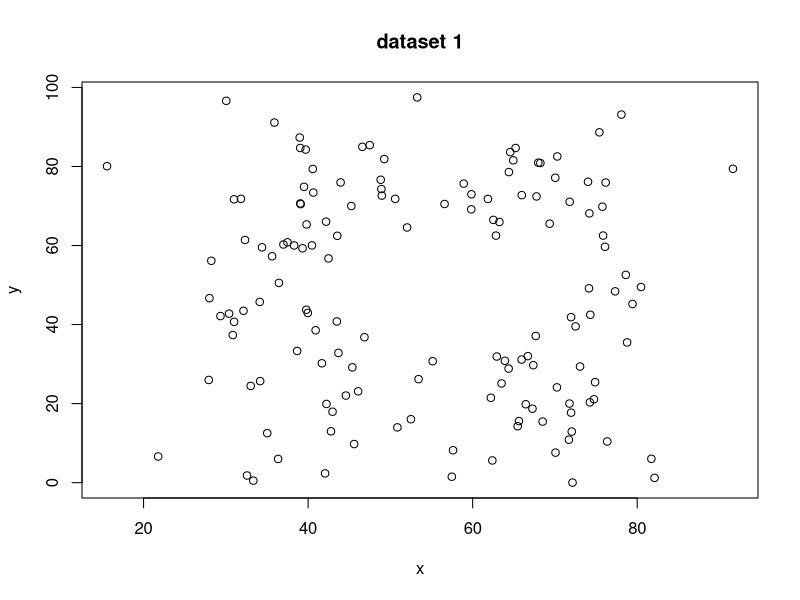
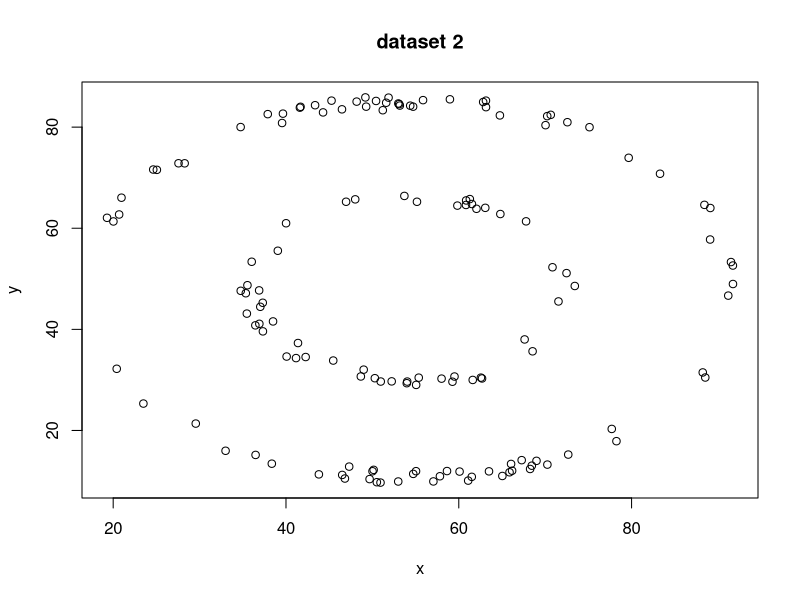
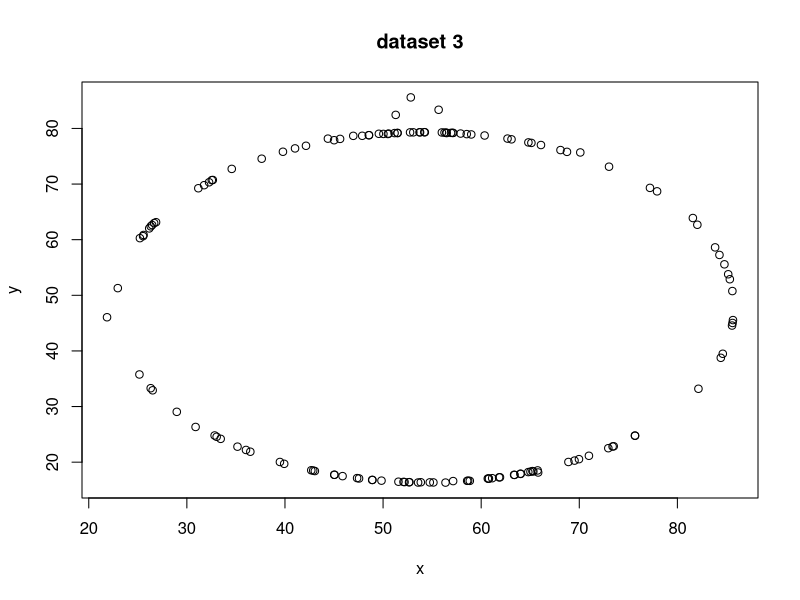
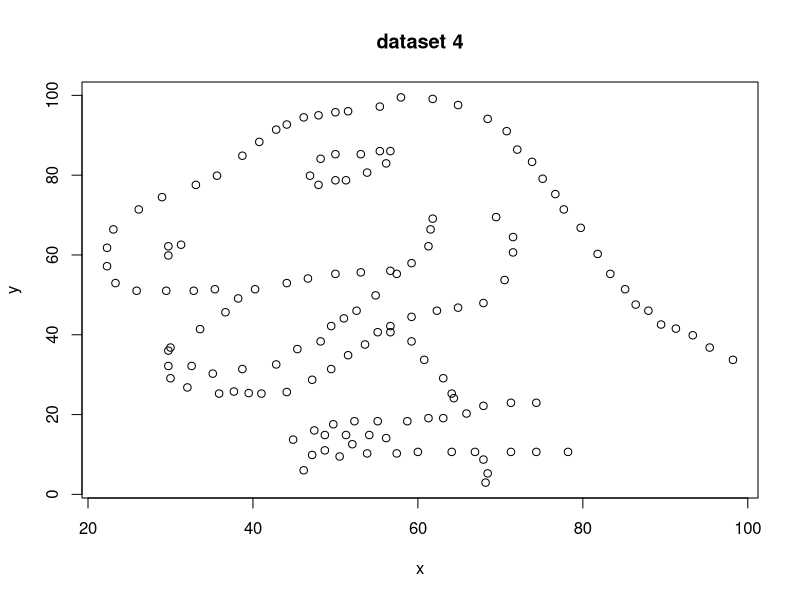
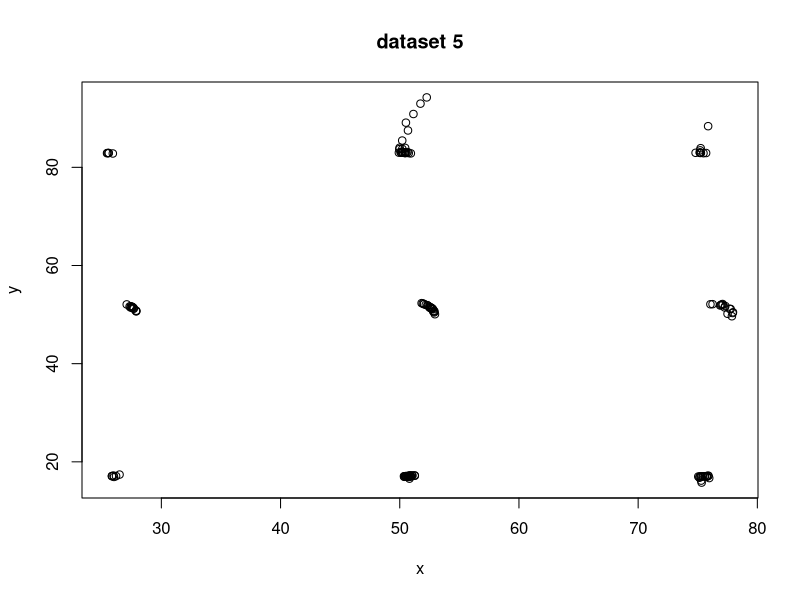
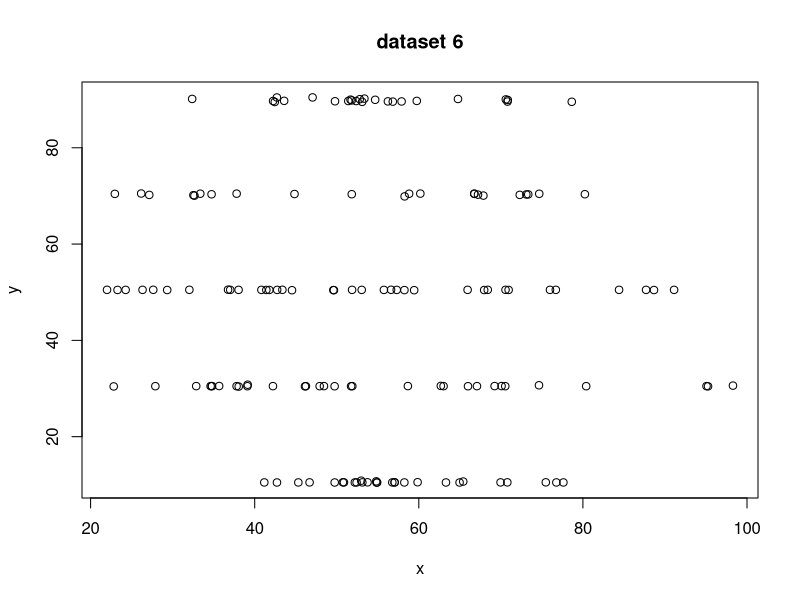
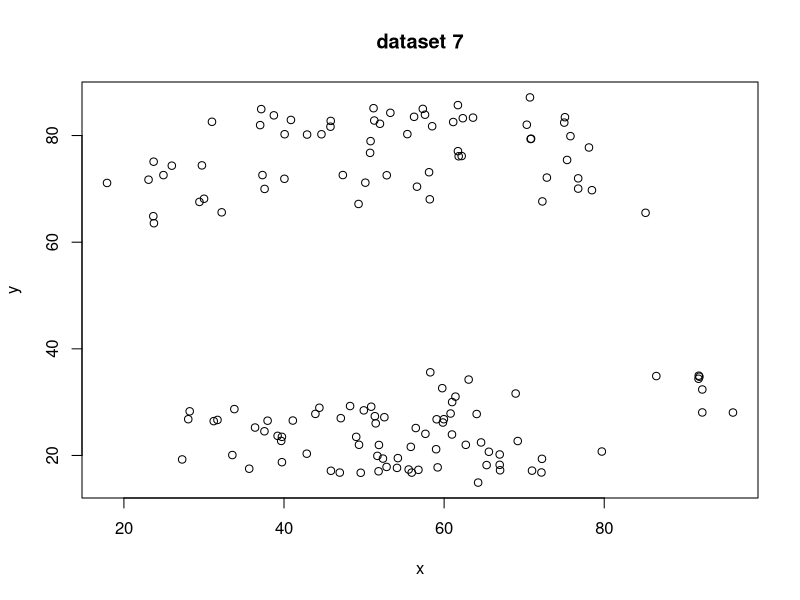
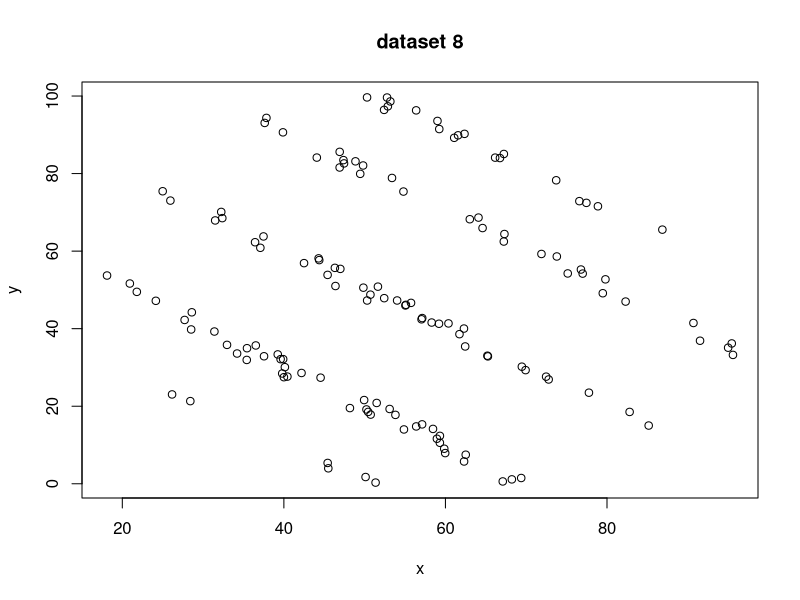

Here is the R script that generated these plots, in order:
## ---- chunk 1

library(foreign)
library(dplyr)

get_dataset <- function(all_data, n) {
  r <- all_data %>%
    filter(dataset == n) %>%
    select(x,y)
  return(r)
}

data <- read.csv("datasaurus.csv", sep=";")

datasets <- c(1,4,7,11)
#datasets <- c(1:13) 

# when i realized I get no clue out of the 4 selected datasets I wanted to see all datasets in order to get a better overview, i set the selection back to four later on, to write the summary

for(i in datasets) {
  ds <- get_dataset(data, i)
  
  print(paste("dataset", i))
  
  print("head(6)")
  print(ds %>% head(6))
  
  #print("tail(6)")
  #print(ds %>% tail(6))
  
  print(paste("rows:", nrow(ds)))
  
  print("colSums")
  print(colSums(ds))
  
  print("colMeans")
  print(colMeans(ds))
  
  print("median")
  print(median(ds$x))
  print(median(ds$y))
  
  print("sd")
  print(sd(ds$x))
  print(sd(ds$y))
  
  print("var")
  print(var(ds$x))
  print(var(ds$y))
  
  print("cov")
  print(cov(ds))
  
  print("cor")
  print(cor(ds))
  
  print("data summary")
  print(summary(ds))
  
  # empty line
  cat("\n\n")
}

## ---- chunk 2

datasets <- c(1,4,7,11)
#datasets <- c(1:13) 

for(i in datasets) {
  ds <- get_dataset(data, i)


 # linear model
  print("model y = x")
  model <- lm(y ~ x, data = ds)
  print("lm anova")
  print(anova(model))
  print("lm summary")
  print(summary(model))
  
  # square model
  print("model y = x^2")
  model <- lm(y ~ x ^ 2, data = ds)
  print("lm anova")
  print(anova(model))
  print("lm summary")
  print(summary(model))
  
  # empty line
  cat("\n\n")
}

## ---- chunk 3

# 4. Now plot the variables for each dataset.

datasets <- c(1:13)
for(i in datasets) {
  ds <- get_dataset(data, i)
  #dev.new()
  plot(ds, main = paste("dataset", i))
}

